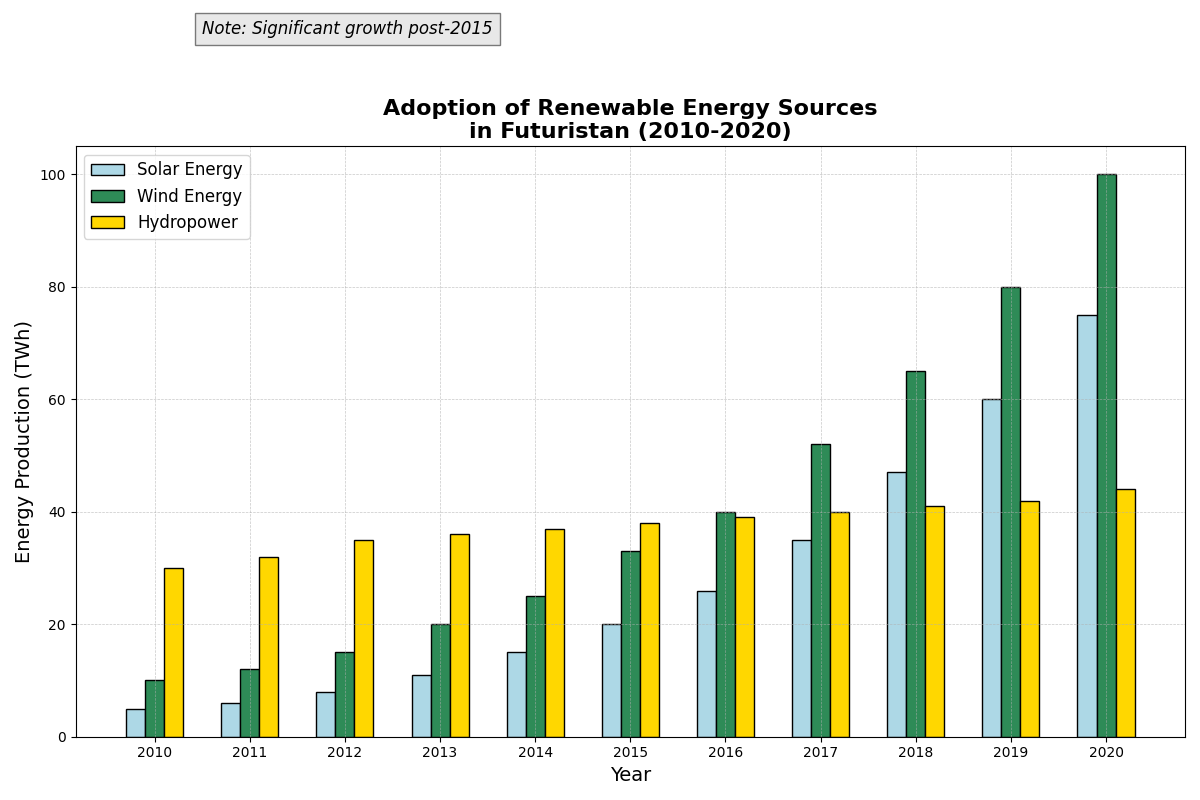

Write Python code to recreate this figure.
import matplotlib.pyplot as plt
import numpy as np

years = np.arange(2010, 2021)
solar_energy = np.array([5, 6, 8, 11, 15, 20, 26, 35, 47, 60, 75])
wind_energy = np.array([10, 12, 15, 20, 25, 33, 40, 52, 65, 80, 100])
hydropower_energy = np.array([30, 32, 35, 36, 37, 38, 39, 40, 41, 42, 44])

fig, ax = plt.subplots(figsize=(12, 8))

bar_width = 0.2
bar_offset = np.array([-1, 0, 1]) * bar_width

# Shuffled colors
ax.bar(years + bar_offset[0], solar_energy, width=bar_width, label='Solar Energy', color='lightblue', edgecolor='black')
ax.bar(years + bar_offset[1], wind_energy, width=bar_width, label='Wind Energy', color='seagreen', edgecolor='black')
ax.bar(years + bar_offset[2], hydropower_energy, width=bar_width, label='Hydropower', color='gold', edgecolor='black')

ax.set_title('Adoption of Renewable Energy Sources\nin Futuristan (2010-2020)', fontsize=16, fontweight='bold')
ax.set_xlabel('Year', fontsize=14)
ax.set_ylabel('Energy Production (TWh)', fontsize=14)
ax.set_xticks(years)
ax.set_xticklabels(years)
ax.legend(loc='upper left', fontsize=12)
ax.text(2010.5, 125, 'Note: Significant growth post-2015', fontsize=12, style='italic', 
        bbox={'facecolor': 'lightgray', 'alpha': 0.5, 'pad': 5})
ax.grid(True, which='both', linestyle='--', linewidth=0.5, alpha=0.7)

plt.tight_layout()
plt.show()
